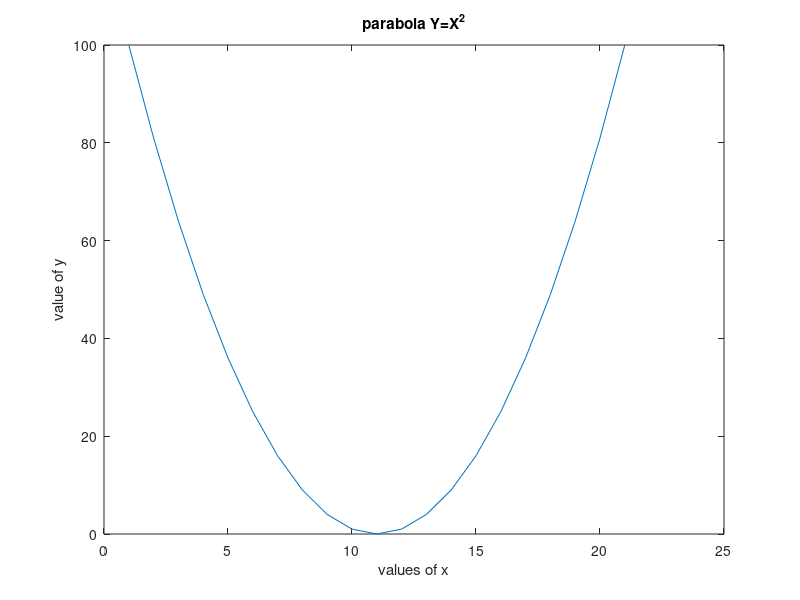

Source code (MATLAB):
clc;
clear all; 
close all;

% Name of the company: Think Soft Research 
% Project Name: parabola
% Date: Feb 8, 2019
% Time: 1:25PM


x=-10:1:10
% x=input('enter the inputs=');

Y=(x.^2);
disp('parabola of y=');
disp(Y);

% subplot(2,1,1);
plot(Y);
xlabel('values of x');
ylabel('value of y');
title('parabola Y=X^2');